Frame 1 (no input): blank canvas, image omitted
Frame 60 (the mouse pressed at the canvas centre just before this capture): blank canvas, image omitted
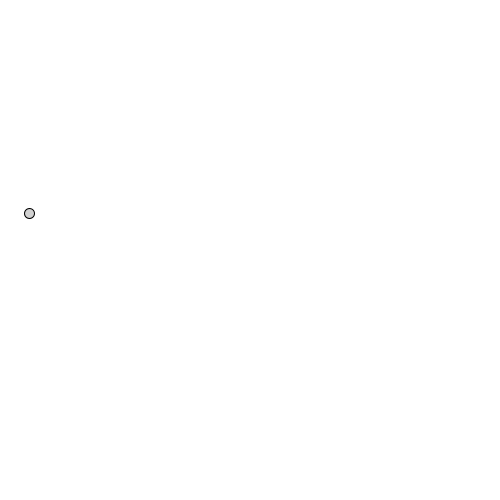
Frame 120 (the mouse held since frame 60 and released just before this capture)

The Processing sketch whose frames 1 and 60 were blank and that drew this single picture after the mouse press (run headless with seeded random() and noise(); from frame 60 on, the mouse is pressed at the canvas centre):

// Processing sketch: balls_object_arrayList
// ── balls_object_arrayList.pde
//declare an ArrayList of type Ball
//ArrayList is a template, so you pass the datatype, in this case 'Ball',into the <> carats, now the ArrayList knows it will be holding Balls
ArrayList<Ball> balls;

void setup() {
  
  size(500, 500);
  //instatiate the ArrayList object with its constructor, telling it again to be of type 'Ball'
  balls = new ArrayList<Ball>();
  
}

void draw() {

  background(255);

  //since the array is of dynamic size, we might not have any and if we try to access one of them we will get an error, so check to be sure we have at least one
  if (balls.size() > 0) {
    //for each Ball, which we will call 'b' for the loop, in balls update and display it
    for (Ball b : balls) {
      b.update();
      b.display();
    }
    
  }
  
}


void mousePressed(){
  //when we click, make a random color
   color rand = color(random(127,255));
   //add a new Ball to the back of the ArrayList by calling the Ball() constructor
   balls.add(new Ball(mouseX, mouseY,rand) ); 
}


// ── Ball.pde
//define a new object called ball by making a class
//ALWAYS capitalize class names, so you don't get confused
class Ball {
 
  //member variables, making them start with 'm' helps you remeber they are member variables
  //PVector is an object that holds x,y values and gives you convenient methods for manipulating vectors
  PVector mPosition;
  PVector mSpeed;
  color mColor;
  
  //the ball constructor gets called everytime you say 'new Ball()'
  Ball( float x, float y, color col){
    //initialize all variables and use the constructors arguments to fill up the balls' data
    mPosition = new PVector(x,y);
    mSpeed = new PVector(random(-10,10),random(-10,10));
    mColor = col;
  }
 
 //method for updating the balls position
  void update(){
    //we can call methods from inside other methods if we want for convenience, this is known as a private method
    checkEdges();
    mPosition.add(mSpeed);
  }
 
 //method for drawing the ball on the screen
  void display(){
    stroke(0);
    fill(mColor);
    ellipse(mPosition.x, mPosition.y, 10, 10);
  }
 
 //'private' means that only this instance of the ball is allowed to call this method internally, it can't be accessed from the main program
  private void checkEdges(){
    if(mPosition.x < 0 || mPosition.x > width){
      mSpeed.x *= -1;
    }
    if(mPosition.y < 0 || mPosition.y > height){
      mSpeed.y *= -1;
    }
  }
  
  
}
